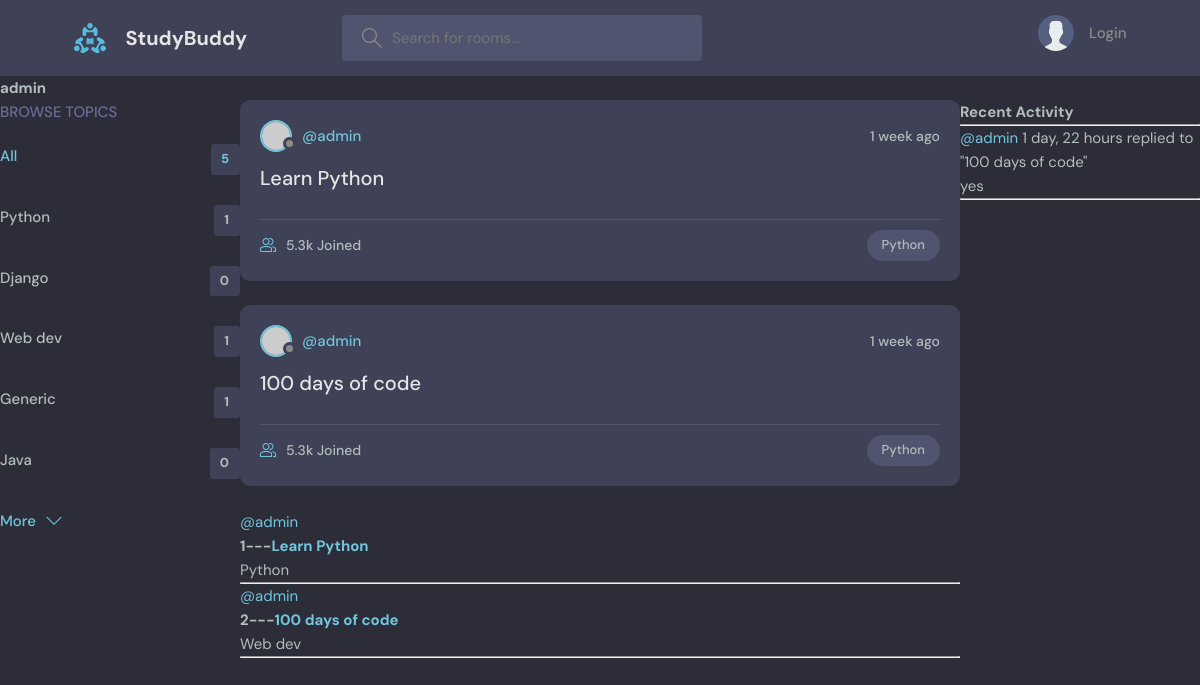
/profile/1/, run on an earlier commit of the app's database.
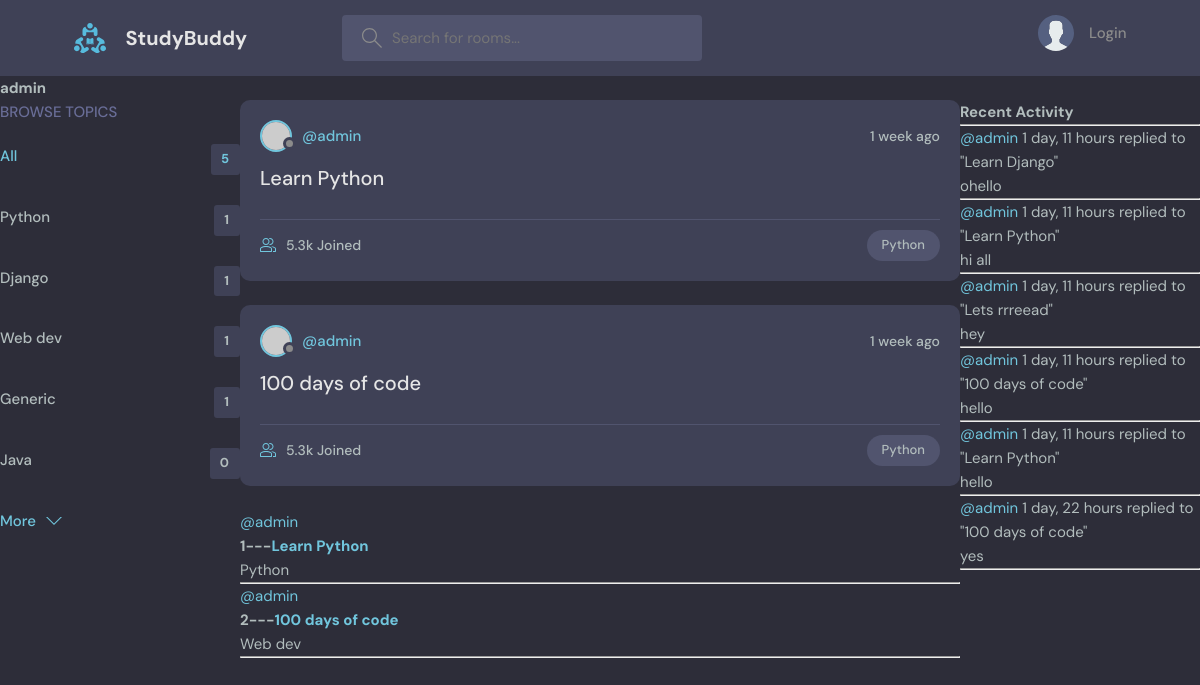
And on a later commit of the database.
### base/models.py (models this page shows, shortened)
class Topic(models.Model):
    name = models.CharField(max_length=200)

class Room(models.Model):
    host = models.ForeignKey(User, on_delete=models.SET_NULL, null=True)
    topic = models.ForeignKey(Topic, on_delete=models.SET_NULL, null=True)
    name = models.CharField(max_length=200)
    description = models.TextField(null=True, blank=True)  # it can be blank
    participants=models.ManyToManyField(User,related_name='participants',blank=True)
    updated = models.DateTimeField(auto_now=True)
    created = models.DateTimeField(auto_now_add=True)
    class Meta:
        ordering=['-updated','-created']
    def __str__(self):
        return self.name

class Message(models.Model):
    user = models.ForeignKey(User, on_delete=models.CASCADE)
    room = models.ForeignKey(Room, on_delete=models.CASCADE)
    body = models.TextField()
    updated = models.DateTimeField(auto_now=True)
    created = models.DateTimeField(auto_now_add=True)
    class Meta:
        ordering=['-updated','-created']
    def __str__(self):
        return self.body[:50]

### base/views.py (the view)
# urls.py: path('profile/<str:pk>/', views.userProfile, name='user-profile'),
def userProfile(request,pk):
    user=User.objects.get(id=pk)
    room_messages=user.message_set.all()
    topics=Topic.objects.all()
    rooms=user.room_set.all()
    context={'user':user,'rooms':rooms,'topics':topics,'room_messages':room_messages}
    return render(request, 'base/profile.html',context)

### base/templates/base/profile.html (shortened to what this page needs)
{% extends 'main.html'%}
{% block content %}
<h1>{{user.username}}</h1>
<div class="profile-container">
    <div>
        {% include 'base/topics_component.html' %}
    </div>
    <div>
        {% include 'base/feed_component.html' %}
    </div>
    <div>
        {% include 'base/activity_component.html' %}
    </div>
</div>
{% endblock content %}

### templates/main.html (shortened to what this page needs)
<!DOCTYPE html>
{% load static %}
<html lang="en">
  <head>
    <link rel="stylesheet" href="{% static 'styles/style.css' %}" />
  </head>
  <body>
    {% include 'navbar.html' %}
    {% block content %}
    {% endblock %}
  </body>
</html>

### templates/navbar.html (shortened to what this page needs)
{% load static %}
<header class="header header--loggedIn">
    <div class="container">
      <a href="{% url 'home' %}" class="header__logo">
        <img src="{% static 'images/logo.svg' %}" />
        <h1>StudyBuddy</h1>
      </a>
      <form class="header__search" method="GET" action="{% url 'home' %}">
        <label>
          <input name="q" placeholder="Search for rooms..." />
        </label>
      </form>
      <nav class="header__menu">
        {% if request.user.is_authenticated %}
        <div class="header__user">
          <a href="profile.html">
            <div class="avatar avatar--medium active">
              <img src="https://randomuser.me/api/portraits/men/37.jpg" />
            </div>
            <p>{{request.user.username}} <span>@{{request.user.username}}</span></p>
          </a>
          <button class="dropdown-button">
            <svg version="1.1" xmlns="http://www.w3.org/2000/svg" width="32" height="32" viewBox="0 0 32 32">
              <title>chevron-down</title>
              <path d="M16 21l-13-13h-3l16 16 16-16h-3l-13 13z"></path>
            </svg>
          </button>
        </div>
        {% else %}
        <a href="{% url 'login' %}">
          <img src="{% static 'images/avatar.svg' %}" />
          <p>Login</p>
        </a>
        {% endif %}
      </nav>
    </div>
  </header>

### base/templates/base/topics_component.html
    <div class="topics">
      <div class="topics__header">
        <h2>Browse Topics</h2>
      </div>
      <ul class="topics__list">
        <li>
          <a href="{% url 'home' %}" class="active">All <span>{{topics.count}}</span></a>
        </li>
        {% for topic in topics %}
        <li>
          <a href="{% url 'home' %}?q={{topic.name}}">{{topic.name}} <span>{{topic.room_set.all.count}}</span></a>
        </li>
        {% endfor %}
      <a class="btn btn--link" href="topics.html">
        More
        <svg
          version="1.1"
          xmlns="http://www.w3.org/2000/svg"
          width="32"
          height="32"
          viewBox="0 0 32 32"
        >
          <title>chevron-down</title>
          <path d="M16 21l-13-13h-3l16 16 16-16h-3l-13 13z"></path>
        </svg>
      </a>
    </div>

### base/templates/base/feed_component.html (shortened to what this page needs)
{% for room in rooms %}
<div class="roomListRoom">
  <div class="roomListRoom__header">
    <a href="{% url 'user-profile' room.host.id %}" class="roomListRoom__author">
      <div class="avatar avatar--small">
        <img src="https://randomuser.me/api/portraits/women/11.jpg" />
      </div>
      <span>@{{room.host.username}}</span>
    </a>
    <div class="roomListRoom__actions">
      <span>{{room.created |timesince}} ago</span>
    </div>
  </div>
  <div class="roomListRoom__content">
    <a href="{% url 'room' room.id  %}">{{room.name}}</a>
  </div>
  <div class="roomListRoom__meta">
    <a href="room.html" class="roomListRoom__joined">
      5.3k Joined
    </a>
    <p class="roomListRoom__topic">Python</p>
  </div>
</div>
{% endfor %}
    {% for room in rooms %}
    <div>
      <a href="{% url 'user-profile' room.host.id %}">@{{room.host.username}}</a>
      <h5>
        {{room.id}}---<a href="{% url 'room' room.id  %}">{{room.name}}</a>
      </h5>
      <small>{{room.topic.name}}</small>
      <hr />
    </div>
    {% endfor %}

### base/templates/base/activity_component.html (shortened to what this page needs)
<h3>Recent Activity</h3>
<hr />
{% for message in room_messages %}
<div>
  <small><a href="{% url 'user-profile' message.user.id %}">@{{message.user}}</a> {{message.created|timesince}}</small>
  <small>replied to "{{message.room}}"</small>
  <p>{{message}}</p>
  <hr />
</div>
{% endfor %}

### base/templates/base/profile.html (style rules this page uses)
.profile-container { display: grid; grid-template-columns: 1fr 3fr 1fr; }

What changed in the data, as far as the page shows it:
computed for Topic "Django": room_set.all.count "0" → "1"
added Message: user "admin", created "1 day, 11 hours", room "Learn Django", body "ohello"
added Message: user "admin", created "1 day, 11 hours", room "Learn Python", body "hi all"
added Message: user "admin", created "1 day, 11 hours", room "Lets rrreead", body "hey"
added Message: user "admin", created "1 day, 11 hours", room "100 days of code", body "hello"
added Message: user "admin", created "1 day, 11 hours", room "Learn Python", body "hello"
